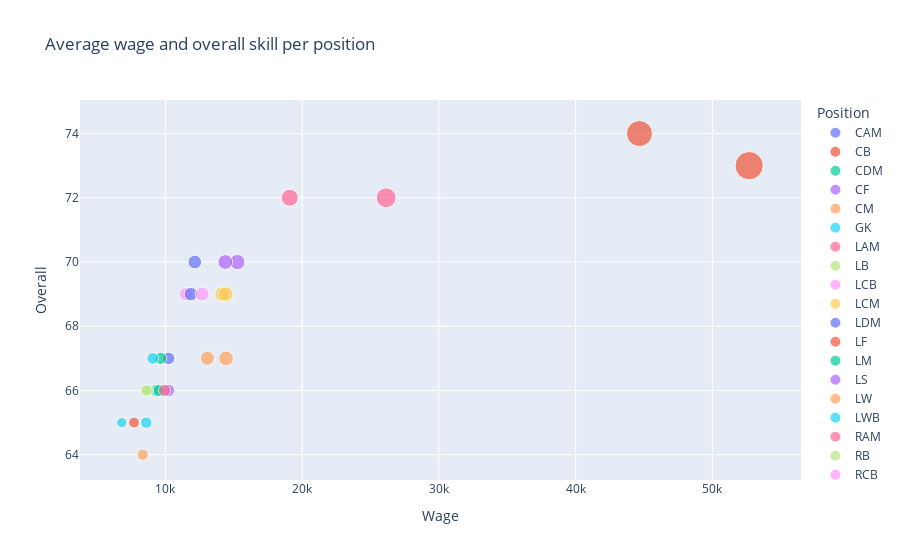

The code cell stored with this chart in its notebook:
### Code cell
fig1 = px.scatter(df1, title='Average wage and overall skill per position', 
                  x='Wage', 
                  y='Overall', 
                  size='Wage', 
                  color=df1.index)

fig1.update_layout(yaxis_tickformat='€')
fig1.show()

### Figure 1 — Plotly figure (JSON) as saved in the notebook; plotly's stock layout.template omitted (floating-point values rounded to 4 significant figures)
{"data": [{"hovertemplate": "Position=CAM<br>Wage=%{marker.size}<br>Overall=%{y}<extra></extra>", "legendgroup": "CAM", "marker": {"color": "#636efa", "size": [10230], "sizemode": "area", "sizeref": 131.7, "symbol": "circle"}, "mode": "markers", "name": "CAM", "orientation": "v", "showlegend": true, "type": "scatter", "x": [10230], "xaxis": "x", "y": [67], "yaxis": "y"}, {"hovertemplate": "Position=CB<br>Wage=%{marker.size}<br>Overall=%{y}<extra></extra>", "legendgroup": "CB", "marker": {"color": "#EF553B", "size": [7705], "sizemode": "area", "sizeref": 131.7, "symbol": "circle"}, "mode": "markers", "name": "CB", "orientation": "v", "showlegend": true, "type": "scatter", "x": [7705], "xaxis": "x", "y": [65], "yaxis": "y"}, {"hovertemplate": "Position=CDM<br>Wage=%{marker.size}<br>Overall=%{y}<extra></extra>", "legendgroup": "CDM", "marker": {"color": "#00cc96", "size": [9315], "sizemode": "area", "sizeref": 131.7, "symbol": "circle"}, "mode": "markers", "name": "CDM", "orientation": "v", "showlegend": true, "type": "scatter", "x": [9315], "xaxis": "x", "y": [66], "yaxis": "y"}, {"hovertemplate": "Position=CF<br>Wage=%{marker.size}<br>Overall=%{y}<extra></extra>", "legendgroup": "CF", "marker": {"color": "#ab63fa", "size": [10216], "sizemode": "area", "sizeref": 131.7, "symbol": "circle"}, "mode": "markers", "name": "CF", "orientation": "v", "showlegend": true, "type": "scatter", "x": [10216], "xaxis": "x", "y": [66], "yaxis": "y"}, {"hovertemplate": "Position=CM<br>Wage=%{marker.size}<br>Overall=%{y}<extra></extra>", "legendgroup": "CM", "marker": {"color": "#FFA15A", "size": [8341], "sizemode": "area", "sizeref": 131.7, "symbol": "circle"}, "mode": "markers", "name": "CM", "orientation": "v", "showlegend": true, "type": "scatter", "x": [8341], "xaxis": "x", "y": [64], "yaxis": "y"}, {"hovertemplate": "Position=GK<br>Wage=%{marker.size}<br>Overall=%{y}<extra></extra>", "legendgroup": "GK", "marker": {"color": "#19d3f3", "size": [6804], "sizemode": "area", "sizeref": 131.7, "symbol": "circle"}, "mode": "markers", "name": "GK", "orientation": "v", "showlegend": true, "type": "scatter", "x": [6804], "xaxis": "x", "y": [65], "yaxis": "y"}, {"hovertemplate": "Position=LAM<br>Wage=%{marker.size}<br>Overall=%{y}<extra></extra>", "legendgroup": "LAM", "marker": {"color": "#FF6692", "size": [26143], "sizemode": "area", "sizeref": 131.7, "symbol": "circle"}, "mode": "markers", "name": "LAM", "orientation": "v", "showlegend": true, "type": "scatter", "x": [26143], "xaxis": "x", "y": [72], "yaxis": "y"}, {"hovertemplate": "Position=LB<br>Wage=%{marker.size}<br>Overall=%{y}<extra></extra>", "legendgroup": "LB", "marker": {"color": "#B6E880", "size": [8727], "sizemode": "area", "sizeref": 131.7, "symbol": "circle"}, "mode": "markers", "name": "LB", "orientation": "v", "showlegend": true, "type": "scatter", "x": [8727], "xaxis": "x", "y": [66], "yaxis": "y"}, {"hovertemplate": "Position=LCB<br>Wage=%{marker.size}<br>Overall=%{y}<extra></extra>", "legendgroup": "LCB", "marker": {"color": "#FF97FF", "size": [11498], "sizemode": "area", "sizeref": 131.7, "symbol": "circle"}, "mode": "markers", "name": "LCB", "orientation": "v", "showlegend": true, "type": "scatter", "x": [11498], "xaxis": "x", "y": [69], "yaxis": "y"}, {"hovertemplate": "Position=LCM<br>Wage=%{marker.size}<br>Overall=%{y}<extra></extra>", "legendgroup": "LCM", "marker": {"color": "#FECB52", "size": [14132], "sizemode": "area", "sizeref": 131.7, "symbol": "circle"}, "mode": "markers", "name": "LCM", "orientation": "v", "showlegend": true, "type": "scatter", "x": [14132], "xaxis": "x", "y": [69], "yaxis": "y"}, {"hovertemplate": "Position=LDM<br>Wage=%{marker.size}<br>Overall=%{y}<extra></extra>", "legendgroup": "LDM", "marker": {"color": "#636efa", "size": [11860], "sizemode": "area", "sizeref": 131.7, "symbol": "circle"}, "mode": "markers", "name": "LDM", "orientation": "v", "showlegend": true, "type": "scatter", "x": [11860], "xaxis": "x", "y": [69], "yaxis": "y"}, {"hovertemplate": "Position=LF<br>Wage=%{marker.size}<br>Overall=%{y}<extra></extra>", "legendgroup": "LF", "marker": {"color": "#EF553B", "size": [44667], "sizemode": "area", "sizeref": 131.7, "symbol": "circle"}, "mode": "markers", "name": "LF", "orientation": "v", "showlegend": true, "type": "scatter", "x": [44667], "xaxis": "x", "y": [74], "yaxis": "y"}, {"hovertemplate": "Position=LM<br>Wage=%{marker.size}<br>Overall=%{y}<extra></extra>", "legendgroup": "LM", "marker": {"color": "#00cc96", "size": [9657], "sizemode": "area", "sizeref": 131.7, "symbol": "circle"}, "mode": "markers", "name": "LM", "orientation": "v", "showlegend": true, "type": "scatter", "x": [9657], "xaxis": "x", "y": [67], "yaxis": "y"}, {"hovertemplate": "Position=LS<br>Wage=%{marker.size}<br>Overall=%{y}<extra></extra>", "legendgroup": "LS", "marker": {"color": "#ab63fa", "size": [15261], "sizemode": "area", "sizeref": 131.7, "symbol": "circle"}, "mode": "markers", "name": "LS", "orientation": "v", "showlegend": true, "type": "scatter", "x": [15261], "xaxis": "x", "y": [70], "yaxis": "y"}, {"hovertemplate": "Position=LW<br>Wage=%{marker.size}<br>Overall=%{y}<extra></extra>", "legendgroup": "LW", "marker": {"color": "#FFA15A", "size": [13068], "sizemode": "area", "sizeref": 131.7, "symbol": "circle"}, "mode": "markers", "name": "LW", "orientation": "v", "showlegend": true, "type": "scatter", "x": [13068], "xaxis": "x", "y": [67], "yaxis": "y"}, {"hovertemplate": "Position=LWB<br>Wage=%{marker.size}<br>Overall=%{y}<extra></extra>", "legendgroup": "LWB", "marker": {"color": "#19d3f3", "size": [9077], "sizemode": "area", "sizeref": 131.7, "symbol": "circle"}, "mode": "markers", "name": "LWB", "orientation": "v", "showlegend": true, "type": "scatter", "x": [9077], "xaxis": "x", "y": [67], "yaxis": "y"}, {"hovertemplate": "Position=RAM<br>Wage=%{marker.size}<br>Overall=%{y}<extra></extra>", "legendgroup": "RAM", "marker": {"color": "#FF6692", "size": [19095], "sizemode": "area", "sizeref": 131.7, "symbol": "circle"}, "mode": "markers", "name": "RAM", "orientation": "v", "showlegend": true, "type": "scatter", "x": [19095], "xaxis": "x", "y": [72], "yaxis": "y"}, {"hovertemplate": "Position=RB<br>Wage=%{marker.size}<br>Overall=%{y}<extra></extra>", "legendgroup": "RB", "marker": {"color": "#B6E880", "size": [8604], "sizemode": "area", "sizeref": 131.7, "symbol": "circle"}, "mode": "markers", "name": "RB", "orientation": "v", "showlegend": true, "type": "scatter", "x": [8604], "xaxis": "x", "y": [66], "yaxis": "y"}, {"hovertemplate": "Position=RCB<br>Wage=%{marker.size}<br>Overall=%{y}<extra></extra>", "legendgroup": "RCB", "marker": {"color": "#FF97FF", "size": [12689], "sizemode": "area", "sizeref": 131.7, "symbol": "circle"}, "mode": "markers", "name": "RCB", "orientation": "v", "showlegend": true, "type": "scatter", "x": [12689], "xaxis": "x", "y": [69], "yaxis": "y"}, {"hovertemplate": "Position=RCM<br>Wage=%{marker.size}<br>Overall=%{y}<extra></extra>", "legendgroup": "RCM", "marker": {"color": "#FECB52", "size": [14404], "sizemode": "area", "sizeref": 131.7, "symbol": "circle"}, "mode": "markers", "name": "RCM", "orientation": "v", "showlegend": true, "type": "scatter", "x": [14404], "xaxis": "x", "y": [69], "yaxis": "y"}, {"hovertemplate": "Position=RDM<br>Wage=%{marker.size}<br>Overall=%{y}<extra></extra>", "legendgroup": "RDM", "marker": {"color": "#636efa", "size": [12149], "sizemode": "area", "sizeref": 131.7, "symbol": "circle"}, "mode": "markers", "name": "RDM", "orientation": "v", "showlegend": true, "type": "scatter", "x": [12149], "xaxis": "x", "y": [70], "yaxis": "y"}, {"hovertemplate": "Position=RF<br>Wage=%{marker.size}<br>Overall=%{y}<extra></extra>", "legendgroup": "RF", "marker": {"color": "#EF553B", "size": [52688], "sizemode": "area", "sizeref": 131.7, "symbol": "circle"}, "mode": "markers", "name": "RF", "orientation": "v", "showlegend": true, "type": "scatter", "x": [52688], "xaxis": "x", "y": [73], "yaxis": "y"}, {"hovertemplate": "Position=RM<br>Wage=%{marker.size}<br>Overall=%{y}<extra></extra>", "legendgroup": "RM", "marker": {"color": "#00cc96", "size": [9541], "sizemode": "area", "sizeref": 131.7, "symbol": "circle"}, "mode": "markers", "name": "RM", "orientation": "v", "showlegend": true, "type": "scatter", "x": [9541], "xaxis": "x", "y": [66], "yaxis": "y"}, {"hovertemplate": "Position=RS<br>Wage=%{marker.size}<br>Overall=%{y}<extra></extra>", "legendgroup": "RS", "marker": {"color": "#ab63fa", "size": [14379], "sizemode": "area", "sizeref": 131.7, "symbol": "circle"}, "mode": "markers", "name": "RS", "orientation": "v", "showlegend": true, "type": "scatter", "x": [14379], "xaxis": "x", "y": [70], "yaxis": "y"}, {"hovertemplate": "Position=RW<br>Wage=%{marker.size}<br>Overall=%{y}<extra></extra>", "legendgroup": "RW", "marker": {"color": "#FFA15A", "size": [14432], "sizemode": "area", "sizeref": 131.7, "symbol": "circle"}, "mode": "markers", "name": "RW", "orientation": "v", "showlegend": true, "type": "scatter", "x": [14432], "xaxis": "x", "y": [67], "yaxis": "y"}, {"hovertemplate": "Position=RWB<br>Wage=%{marker.size}<br>Overall=%{y}<extra></extra>", "legendgroup": "RWB", "marker": {"color": "#19d3f3", "size": [8598], "sizemode": "area", "sizeref": 131.7, "symbol": "circle"}, "mode": "markers", "name": "RWB", "orientation": "v", "showlegend": true, "type": "scatter", "x": [8598], "xaxis": "x", "y": [65], "yaxis": "y"}, {"hovertemplate": "Position=ST<br>Wage=%{marker.size}<br>Overall=%{y}<extra></extra>", "legendgroup": "ST", "marker": {"color": "#FF6692", "size": [9938], "sizemode": "area", "sizeref": 131.7, "symbol": "circle"}, "mode": "markers", "name": "ST", "orientation": "v", "showlegend": true, "type": "scatter", "x": [9938], "xaxis": "x", "y": [66], "yaxis": "y"}], "layout": {"legend": {"itemsizing": "constant", "title": {"text": "Position"}, "tracegroupgap": 0}, "title": {"text": "Average wage and overall skill per position"}, "xaxis": {"anchor": "y", "domain": [0, 1], "title": {"text": "Wage"}}, "yaxis": {"anchor": "x", "domain": [0, 1], "tickformat": "€", "title": {"text": "Overall"}}}}
